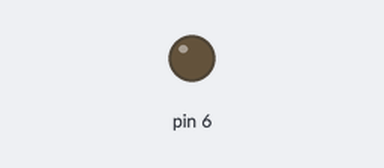
The sketch below on a simulated Arduino Uno, built with avr-gcc and run on an emulated ATmega328P. Parts: output pins drawn as LEDs (lit = HIGH).

Above: at 1.0 s.
At 7.0 s:
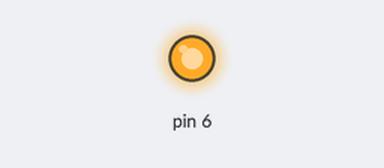
Timing chart, 0 to 15.6 s (numbered marks = the images above):
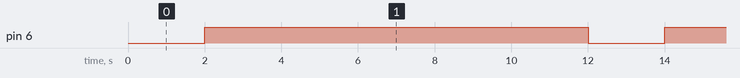

Measured:
- by itself, pin 6: alternates HIGH for 10.0 s and LOW for 2.0 s

The sketch:

relay_trigg.ino
```cpp
// the setup routine runs once when you press reset:
void setup() {
  // initialize serial communication at 9600 bits per second:
  Serial.begin(9600);
  pinMode(6, OUTPUT);
  }

// the loop routine runs over and over again forever:
void loop() {
    delay(2000);
    digitalWrite(6, HIGH);
    delay(10000);
    digitalWrite(6,LOW);
}
```
